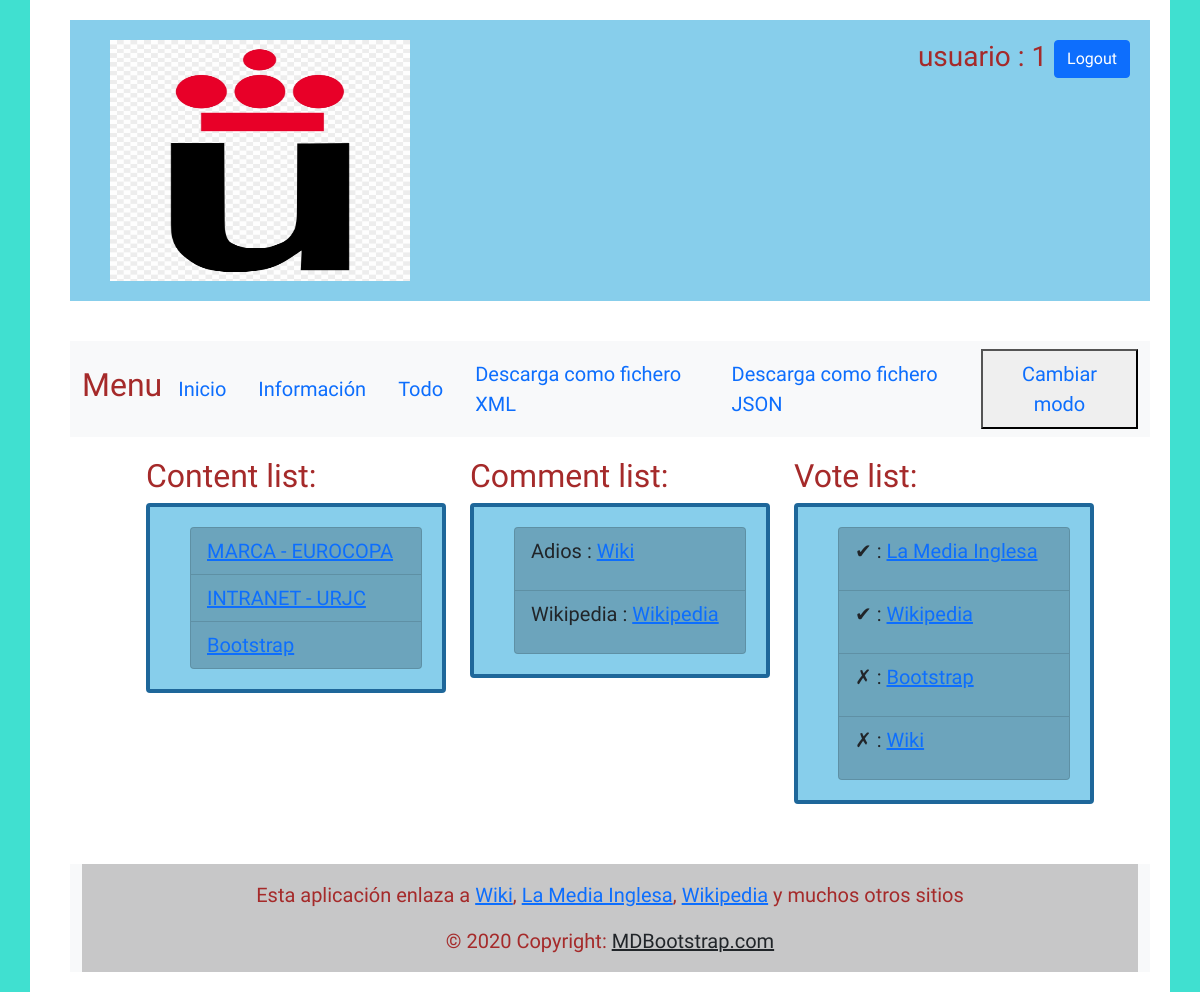
The page /LoVisto/user (signed in) on the database as committed earlier.
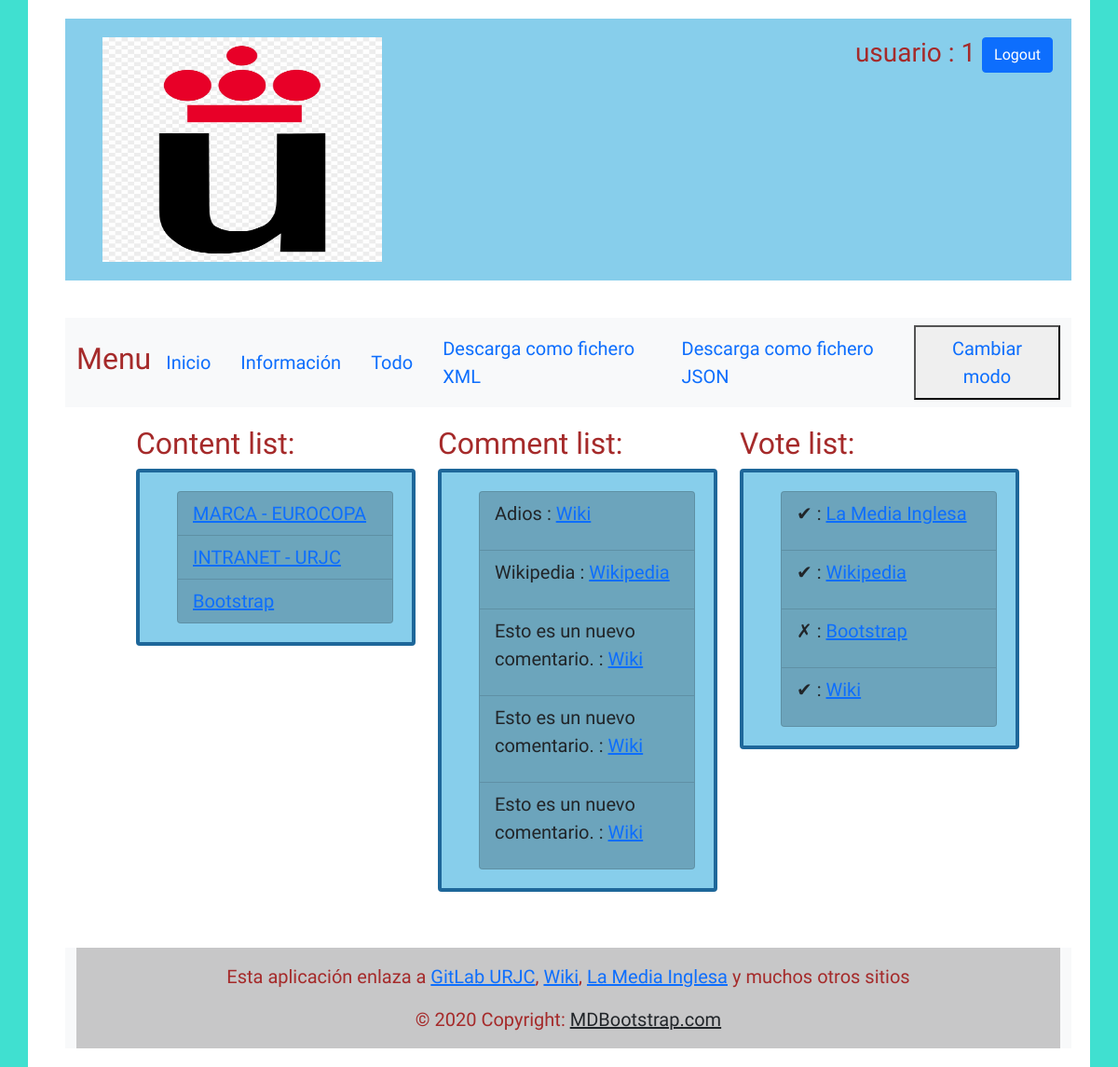
The same page on the database as committed later.
### LoVisto/models.py (models this page shows)
class Content(models.Model):
    title = models.CharField(max_length=512, default='')
    link = models.CharField(max_length=1024, default='')
    description = models.TextField(default='')
    positive = models.IntegerField(default=0)
    negative = models.IntegerField(default=0)
    date = models.DateField(default=datetime.now)
    num_comment = models.IntegerField(default=0)
    extended_info = models.TextField(default='')
    user = models.ForeignKey(User, on_delete=models.CASCADE, default=User)
    def __str__(self):
        return self.title

class Comment(models.Model):
    user = models.ForeignKey(User, on_delete=models.CASCADE, default=User)
    content = models.ForeignKey(Content, on_delete=models.CASCADE)
    body = models.TextField()
    date = models.DateField(default=datetime.now)
    def __str__(self):
        return self.body

class Vote(models.Model):
    user = models.ForeignKey(User, on_delete=models.CASCADE, default=User)
    content = models.ForeignKey(Content, on_delete=models.CASCADE)
    vote = models.IntegerField(default=0)   # Si mayor que 0 entonces positivo, si menor que cero negativo else no se ha votado
    def __str__(self):
        return str(self.user) + ' : ' + str(self.vote)

### LoVisto/views.py (the view, shortened to what this page needs)
# urls.py: path('user', views.user_view),  # Pagina del usuario
def user_view(request):
    if request.user.is_authenticated:
        content = Content.objects.all()
        sorted_list = sorted(content, key=attrgetter('id'), reverse=True)  # Ordenamos por id
        one = None
        two = None
        three = None
        if len(sorted_list) > 3:
            one = sorted_list[0]
            two = sorted_list[1]
            three = sorted_list[2]
        user = User.objects.get(id=request.user.id)
        print(str(user) + '++++++++++++++++++++++++++++++++++++++++++++++++++ñññllllllllllllllllllllllllllllllllllllllllllllllll')
        comment_list = user.comment_set.all()
        print(comment_list)
        comment_user_list = []
        for i in comment_list:
            if i.user.id == request.user.id:
                comment_user_list.append(i)
        print(comment_user_list)
        content_list = []
        for i in content:   # Ponemos en la respuesta los últimos objetos añadidos
            print(str(i.user.id) + ' : ' + str(request.user.id))
            if i.user.id == request.user.id:
                content_list.append(i)
            print(content_list)
        sorted_list = sorted(content_list, key=attrgetter('date'), reverse=True) # Ordenamos por fecha
        vote_list = user.vote_set.all()
        vote_user_list = []
        for i in vote_list:
            if i.user.id == request.user.id:
                vote_user_list.append(i)
        print(vote_user_list)
        cssDir = getMode(request)
        template = loader.get_template('LoVisto/user.html')
        context = {
            'content_list': sorted_list,
            'comment_list': comment_list,
            'vote_list' : vote_user_list,
            'one': one,
            'two': two,
            'three': three,
            'cssDir': cssDir
        }
    else:
        template = loader.get_template('LoVisto/user.html')
        context = {}
    return HttpResponse(template.render(context, request))

### LoVisto/models.py (called while the page is built)
    def __str__(self):
        return self.user_name

### LoVisto/views.py (called while the page is built)
def getMode(request):
    if request.user.is_authenticated:
        user = User.objects.get(id=request.user.id)
        print(user.mode)
        cssDir = user.mode
    else:
        cssDir = 'css/LoVisto/style.css'
    return cssDir

### LoVisto/templates/LoVisto/user.html (shortened to what this page needs)
{% load static %}
<!DOCTYPE html>
<html lang="en">
<head>
    <link href="https://cdn.jsdelivr.net/npm/bootstrap@5.0.1/dist/css/bootstrap.min.css" rel="stylesheet">
    <link rel="stylesheet" href="{% static cssDir %}"></head>
</head>
<body>
{% if request.user.is_authenticated %}
<div class="container">
    <div class="row">
    <div class="col">
        <div id="image">
            {% load static %}
            <img src="{% static "LoVisto/LoVistoLogo.png" %}" class="float-left" alt="Logo de LoVisto" width="300" height="241">
        </div>
    </div>
    {% if not request.user.is_authenticated %}
        <div class="col" id="login">
            <form action="/LoVisto/" method="POST">
                {% csrf_token %}
                <input type="hidden" name="action" value="login">
                <div class="form-group">
                    <label>Username</label>
                    <input type="text" class="form-control" placeholder="Username" name="username">
                </div>
                <div class="form-group">
                    <label for="inputPassword">Password</label>
                    <input type="password" class="form-control" name="password" id="inputPassword" placeholder="Password">
                </div>
                <div class="form-group">
                    <label class="form-check-label"><input type="checkbox"> Remember me</label>
                </div>
                <button type="submit" class="btn btn-primary">Sign in</button>
            </form>
        </div>
    {% else %}
        <div class="col" id="logout">
            <h3 align="right">
                <form action="/LoVisto/" method="POST">
                    {{ request.user.username }} : {{ request.user.id }}
                    <button type="submit" class="btn btn-primary">Logout</button>
                </form>
        </div>
    {% endif %}
    </div>
<div class="row" id="menu">
    <nav class="container-fluid  navbar navbar-expand-lg navbar-light bg-light">
          <h2>Menu</h2>
          <div class="collapse navbar-collapse" id="navbarNav">
            <table class="navbar-nav">
              <tr class="nav-item active">
                <a class="nav-link" href="/LoVisto/">Inicio </a>
              </tr>
              <tr class="nav-item active">
                <a class="nav-link" href="/LoVisto/information">Información </a>
              </tr>
              <tr class="nav-item">
                <a class="nav-link" href="/LoVisto/allcontent">Todo </a>
              </tr>
             <tr class="nav-item">
                <a class="nav-link" href="/LoVisto/allcontent?format=xml">Descarga como fichero XML  </a>
              </tr>
              <tr class="nav-item">
                <a class="nav-link" href="/LoVisto/allcontent?format=json">Descarga como fichero JSON  </a>
              </tr>
            </table>
          </div>
          <tr class="nav-item">
              <form action="" method="POST">
                  <button type="submit" class="nav-link">Cambiar modo</button>
              </form>
          </tr>
    </nav>
      <div class="aportacion">
          <div class="container">
              <div class="row">
                  <div class="col-4">
                      <h2>Content list:</h2>
                      <ul class="list-group">
                          {% for content in content_list %}
                            <li class="list-group-item" class="resumida" style="background-color: rgba(0, 0, 0, 0.2);"><a href="{{ content.id }}">{{ content.title }}</a></li>
                          {% endfor %}
                      </ul>
              </div>
                  <div class="col-4">
                    <h2>Comment list:</h2>
                      <ul class="list-group">
                        {% for content in comment_list %}
                            <li class="list-group-item" class="resumida" style="background-color: rgba(0, 0, 0, 0.2);">{{ content.body }} : <a href="{{ content.id }}">{{ content.content.title }}</a></p></li>
                        {% endfor %}
                      </ul>
                  </div>
                  <div class="col-4">
                    <h2>Vote list:</h2>
                      <ul class="list-group">
                          {% for i in vote_list %}
                            <li class="list-group-item" class="resumida" style="background-color: rgba(0, 0, 0, 0.2);">
                                <p class="resumida">
                                {% if i.vote == 1 %}
                                        ✔ :
                                    {% else %}
                                        ✗ :
                                    {% endif %}
                                    <a href="{{ i.content.id }}">{{ i.content.title }}</a></p></li>
                        {% endfor %}
                      </ul>
                  </div>
              </div>
          </div>
      </div>
    </div>
        <div class="row">
    <footer class="bg-light text-center text-lg-start">
      <div class="text-center p-3" style="background-color: rgba(0, 0, 0, 0.2);">
              <p>Esta aplicación enlaza a <a href="{{ one.id }}">{{ one.title }}</a>, <a href="{{ two.id }}">
            {{ two.title }}</a>, <a href="{{ three.id }}">{{ three.title }}</a> y muchos otros sitios</p>
        © 2020 Copyright:
        <a class="text-dark" href="https://mdbootstrap.com/">MDBootstrap.com</a>
      </div>
    </footer>
        </div>
    {% else %}
    <p align="center">THIS WEBSITE IS ABLE ONLY FOR AUTHENTICATED USERS</p>
    {% endif %}
    </div>
</body>
</html>

### LoVisto/static/css/LoVisto/style.css (style rules this page uses)
body { color: brown; font-size: 20px; background-color: turquoise; font-family: 'Lobster'; }
footer { color: brown; font-size: 20px; background-color: turquoise; }
#menu { color: brown; font-size: 20px; background-color: white; margin-top: 0; padding: 20px 20px 20px 40px; }
#logout { color: brown; font-size: 50px; background-color: skyblue; margin-top: 0; padding: 20px 20px 20px 40px; }
#image { width: 300px; height: 241px; }
.list-group { border: 4px solid #1E679A; background-color: skyblue; margin-top: 0; padding: 20px 20px 20px 40px; }
.col { background-color: skyblue; margin-top: 0; padding: 20px 20px 20px 40px; }
.row { background-color: white; margin-top: 0; padding: 20px 20px 20px 40px; }

Rows that differ between the two databases and show on the page:
no longer on this page (row unchanged): Content: title "Wikipedia"
added Comment: body "Esto es un nuevo comentario.", content "Wiki"
added Comment: body "Esto es un nuevo comentario.", content "Wiki"
added Comment: body "Esto es un nuevo comentario.", content "Wiki"
changed Vote "Wiki": vote "✗ :" → "✔ :"
added Content: title "GitLab URJC"
Other text that changed with them:
{{ two.title }}: "La Media Inglesa" → "Wiki"
{{ three.title }}: "Wikipedia" → "La Media Inglesa"
{{ one.title }}: "Wiki" → "GitLab URJC"
